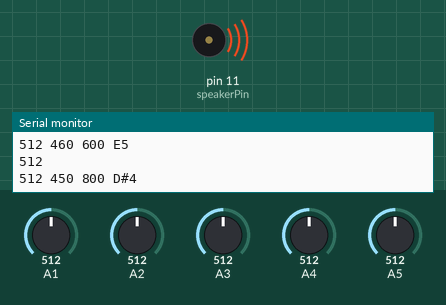
Simulated run of this sketch. Board: Arduino Uno, built with avr-gcc and run on an emulated ATmega328P. On the bench: buzzer (waves = sounding), the last lines printed to the serial monitor. The test bench sets the inputs (shaded band); at power-on: A4 = 512, A2 = 512, A1 = 512, A3 = 512, A5 = 512.

Above: at 1.2 s.
1.3 s: A4 set to 589
4.3 s: A4 set to 611
At 5.0 s:
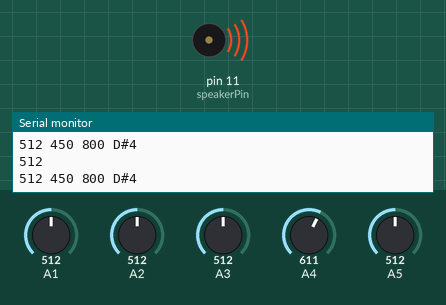
5.8 s: A2 set to 350
7.3 s: A2 set to 331
At 8.4 s:
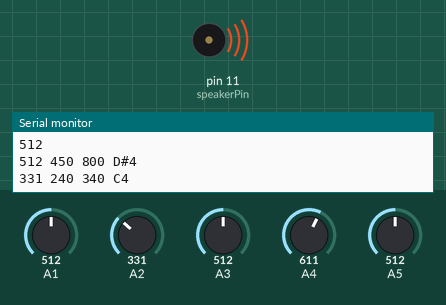
Timing chart, 0 to 10.3 s (numbered marks = the images above; inputs shaded):
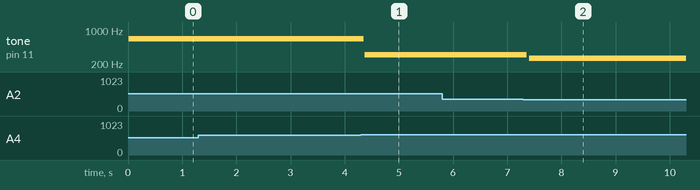

The sketch:

Keyboard.ino
```cpp
int speakerPin = 11;
int current = 0;
int last = 0;

//A5
int lows5[] = {20,145,450};
int highs5[] = {140,240,800};
String notes5[] = {"G#4","F#4","D#4"};
int freqs5[] = {425,370,311};
int N5 = 3;

//A1
int lows1[] = {20,65,135};
int highs1[] = {64,130,240};
String notes1[] = {"D#5","C#5","A#4"};
int freqs1[] = {622,554,466};
int N1 = 3;

//A4
int lows4[] = {30,140,260,460};
int highs4[] = {130,250,400,600};
String notes4[] = {"B4","C5","D5","E5"};
int freqs4[] = {494,523,587,659};
int N4 = 4;

//A3
int lows3[] = {25,66,140,230};
int highs3[] = {65,105,210,310};
String notes3[] = {"A4","G4","F4","E4"};
int freqs3[] = {440,392,349,330};
int N3 = 4;

//A2
int lows2[] = {240,55,20};
int highs2[] = {340,130,54};
String notes2[] = {"C4","D4","C#4"};
int freqs2[] = {262,294,277};
int N2 = 3;

void setup() {
  // put your setup code here, to run once:
  Serial.begin(9600);
}

/* Note pins/voltages
 *
 * D#5: A5/45
 * C#5: A5/88
 * A#4: A5/188
 * G#4: A5/300
 * F#4: A5/508
 * D#4: A5/680
 *
 * E5: A4/533
 * D5: A4/310
 * C5: A4/187
 * B4: A4/89
 *
 * A4: A3/44
 * G4: A3/85
 * F4: A3/187
 * E4: A3/288
 *
 * C4: A2/308
 * D4: A2/88
 * C#4: A2/45
 */


void loop() {
  // put your main code here, to run repeatedly:
  int input5 = analogRead(A5);
  int input4 = analogRead(A4);
  int input3 = analogRead(A3);
  int input2 = analogRead(A2);
  int input1 = analogRead(A1);
//  Serial.print(current);
//  Serial.print(" ");
//  Serial.print(last);
//  Serial.print(" ");
  Serial.println(input5);
  /*
  Serial.print(input5);
  Serial.print(" ");
  Serial.print(input4);
  Serial.print(" ");
  Serial.print(input3);
  Serial.print(" ");
  Serial.println(input2);
  */

  if (current != 0 && last == current){
    tone(speakerPin,current);
    delay(20);
  } else {
    //Serial.println("off");
    noTone(speakerPin);
  }

  if (input1 == 0 && input2 == 0 && input3 == 0 && input4 == 0 && input5 == 0) {
    current = 0;
  } else {
    last = current;
    //Serial.println(input4);
    for (int i= 0; i < N5; i++){
      if (input5 > lows5[i] && input5 < highs5[i]){
        Serial.print(input5);
        Serial.print(" ");
        Serial.print(lows5[i]);
        Serial.print(" ");
        Serial.print(highs5[i]);
        Serial.print(" ");
        Serial.println(notes5[i]);
        current = freqs5[i];
      }
    }

    for (int i= 0; i < N4; i++){
      if (input4 > lows4[i] && input4 < highs4[i]){
        Serial.print(input4);
        Serial.print(" ");
        Serial.print(lows4[i]);
        Serial.print(" ");

        Serial.print(highs4[i]);
        Serial.print(" ");
        Serial.println(notes4[i]);
        current = freqs4[i];
      }
    }

    for (int i= 0; i < N3; i++){
      if (input3 > lows3[i] && input3 < highs3[i]){
        Serial.print(input3);
        Serial.print(" ");
        Serial.print(lows3[i]);
        Serial.print(" ");
        Serial.print(highs3[i]);
        Serial.print(" ");
        Serial.println(notes3[i]);
        current = freqs3[i];
      }
    }

    for (int i= 0; i < N2; i++){
      if (input2 > lows2[i] && input2 < highs2[i]){
        Serial.print(input2);
        Serial.print(" ");
        Serial.print(lows2[i]);
        Serial.print(" ");
        Serial.print(highs2[i]);
        Serial.print(" ");
        Serial.println(notes2[i]);
        current = freqs2[i];
      }
    }

    for (int i= 0; i < N1; i++){
      if (input1 > lows1[i] && input1 < highs1[i]){
        Serial.print(input1);
        Serial.print(" ");
        Serial.print(lows1[i]);
        Serial.print(" ");
        Serial.print(highs1[i]);
        Serial.print(" ");
        Serial.println(notes1[i]);
        current = freqs1[i];
      }
    }
  }


}
```

Measured:
- after the input at 4.3 s, tone on pin 11 (speakerPin): 659 Hz → silent after 0.05 s, → 311 Hz 0.02 s later
- after the input at 7.3 s, tone on pin 11 (speakerPin): 311 Hz → silent after 0.06 s, → 262 Hz 0.04 s later
